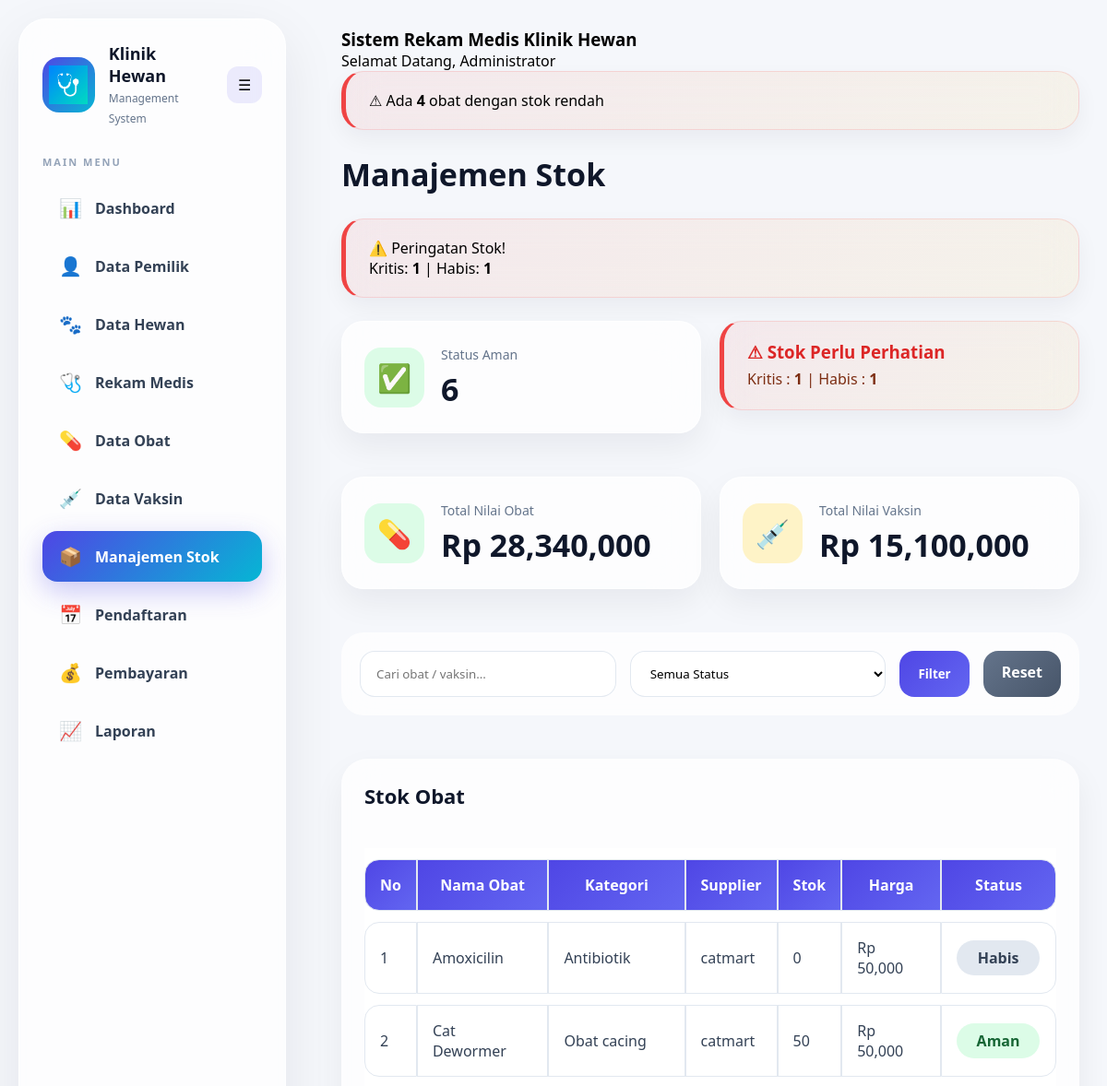
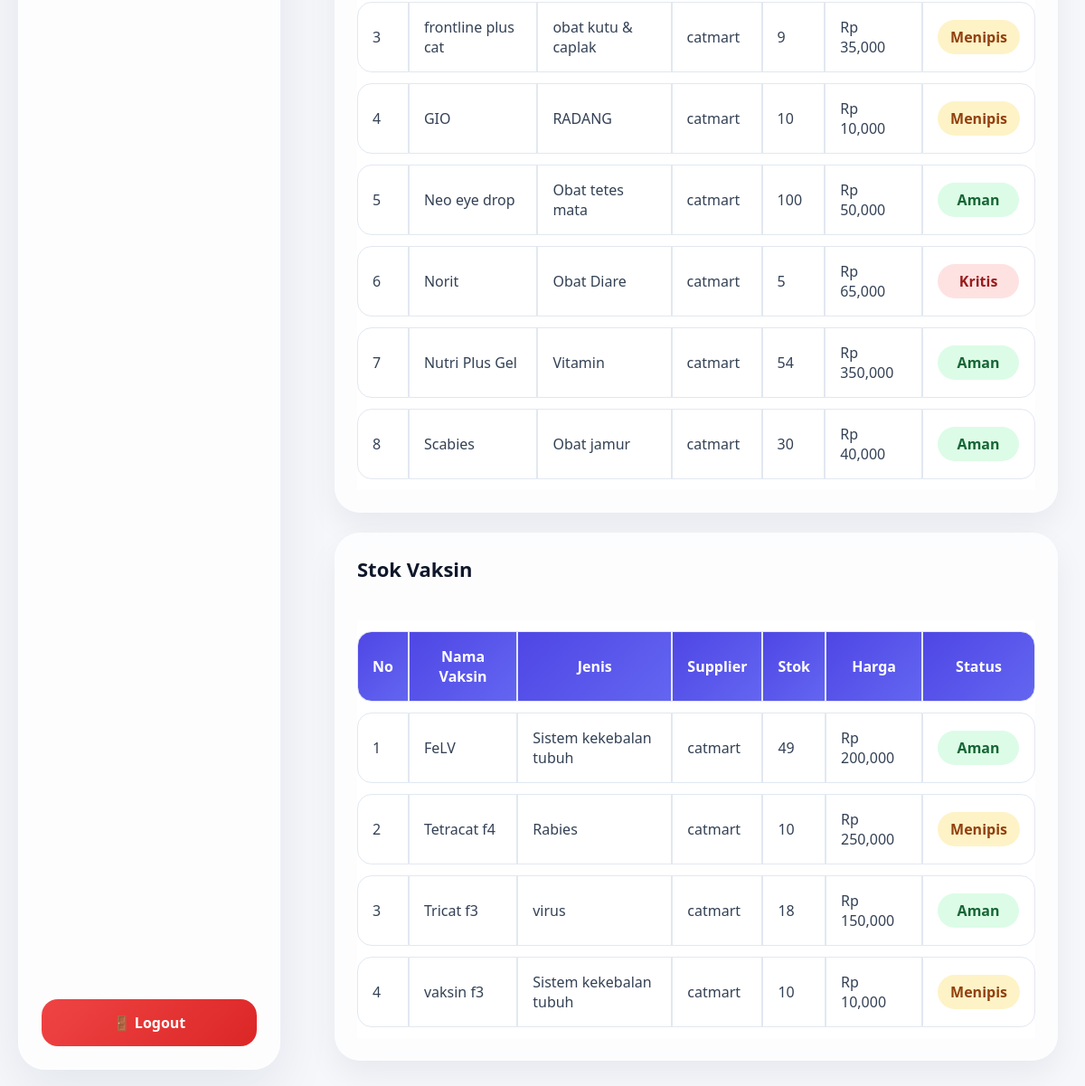
The app's page /stok/stok.php (signed in) with its own data (2 pictures, top to bottom).
### tables this page shows
CREATE TABLE `obat` (
  `id_obat` int NOT NULL,
  `nama_obat` varchar(100) DEFAULT NULL,
  `kategori` varchar(50) DEFAULT NULL,
  `stok` int DEFAULT '0',
  `harga` decimal(12,2) DEFAULT NULL,
  `supplier` varchar(100) DEFAULT NULL,
  `status_stok` enum('Aman','Menipis','Kritis','Habis') DEFAULT 'Aman',
  `created_at` timestamp NULL DEFAULT CURRENT_TIMESTAMP
);

CREATE TABLE `vaksin` (
  `id_vaksin` int NOT NULL,
  `nama_vaksin` varchar(100) DEFAULT NULL,
  `jenis_vaksin` varchar(100) NOT NULL,
  `stok` int DEFAULT '0',
  `harga` decimal(12,2) DEFAULT NULL,
  `supplier` varchar(100) DEFAULT NULL,
  `status_stok` enum('Aman','Menipis','Kritis','Habis') DEFAULT 'Aman',
  `created_at` timestamp NULL DEFAULT CURRENT_TIMESTAMP
);

### stok/stok.php (the view, shortened to what this page needs)
<?php
include "../config/database.php";
$keyword = '';
$amanObat = mysqli_num_rows(
mysqli_query(
$conn,
"SELECT id_obat
FROM obat
WHERE status_stok='Aman'"
));
$kritisObat = mysqli_num_rows(
mysqli_query(
$conn,
"SELECT id_obat
FROM obat
WHERE status_stok='Kritis'"
));
$habisObat = mysqli_num_rows(
mysqli_query(
$conn,
"SELECT id_obat
FROM obat
WHERE status_stok='Habis'"
));
$amanVaksin = mysqli_num_rows(
mysqli_query(
$conn,
"SELECT id_vaksin
FROM vaksin
WHERE status_stok='Aman'"
));
$kritisVaksin = mysqli_num_rows(
mysqli_query(
$conn,
"SELECT id_vaksin
FROM vaksin
WHERE status_stok='Kritis'"
));
$habisVaksin = mysqli_num_rows(
mysqli_query(
$conn,
"SELECT id_vaksin
FROM vaksin
WHERE status_stok='Habis'"
));
$totalAman     = $amanObat + $amanVaksin;
$totalKritis   = $kritisObat + $kritisVaksin;
$totalHabis    = $habisObat + $habisVaksin;
$nilaiObat = mysqli_fetch_assoc(
mysqli_query(
$conn,
"SELECT
SUM(stok * harga) AS total
FROM obat"
));
$nilaiVaksin = mysqli_fetch_assoc(
mysqli_query(
$conn,
"SELECT
SUM(stok * harga) AS total
FROM vaksin"
));
$whereObat = '';
$whereVaksin = '';
$obat = mysqli_query(
$conn,
"SELECT *
FROM obat
$whereObat
ORDER BY nama_obat ASC"
);
$vaksin = mysqli_query(
$conn,
"SELECT *
FROM vaksin
$whereVaksin
ORDER BY nama_vaksin ASC"
);
?>
<!DOCTYPE html>
<html>
<head>
    <link
    rel="stylesheet"
    href="../assets/css/global.css">
    <link
    rel="stylesheet"
    href="../assets/css/sidebar.css">
    <link
    rel="stylesheet"
    href="../assets/css/stock.css">
</head>
<body>
<?php include "../includes/sidebar.php"; ?>
<div class="main-content">
<?php include "../includes/header.php"; ?>
<h2 class="page-title">
    Manajemen Stok
</h2>
<?php if($totalKritis > 0 || $totalHabis > 0){ ?>
<div class="alert-stock">
    ⚠️ Peringatan Stok!
    <br>
    Kritis:
    <b><?= $totalKritis; ?></b>
    |
    Habis:
    <b><?= $totalHabis; ?></b>
</div>
<?php } ?>
<div class="card-container">
        <div class="stock-card safe">
            <div class="stock-icon">
                ✅
            </div>
            <div>
                <span>Status Aman</span>
                <h2><?= $totalAman; ?></h2>
            </div>
        </div>
        <div class="alert-stock critical-alert">
            <div>
                <h3>⚠ Stok Perlu Perhatian</h3>
                <p>
                    Kritis :
                    <b><?= $totalKritis; ?></b>
                    |
                    Habis :
                    <b><?= $totalHabis; ?></b>
                </p>
            </div>
        </div>
</div>
<br>
<div class="card-container">
    <div class="stock-card safe">
        <div class="stock-icon">
            💊
        </div>
        <div>
            <span>Total Nilai Obat</span>
            <h2>
                Rp <?= number_format($nilaiObat['total'] ?? 0); ?>
            </h2>
        </div>
    </div>
    <div class="stock-card warning">
        <div class="stock-icon">
            💉
        </div>
        <div>
            <span>Total Nilai Vaksin</span>
            <h2>
                Rp <?= number_format($nilaiVaksin['total'] ?? 0); ?>
            </h2>
        </div>
    </div>
</div>
<br>
<form method="GET" class="filter-form">
    <input
    type="text"
    name="keyword"
    value="<?= $keyword; ?>"
    placeholder="Cari obat / vaksin..."
    class="form-control">
    <select
    name="status"
    class="form-control">
        <option value="">Semua Status</option>
    </select>
    <button type="submit" class="btn btn-primary">
        Filter
    </button>
    <a href="stok.php" class="btn btn-secondary">
        Reset
    </a>
</form>
<br>
<div class="detail-card">
    <h3>Stok Obat</h3>
    <br>
    <table class="table">
        <tr>
            <th>No</th>
            <th>Nama Obat</th>
            <th>Kategori</th>
            <th>Supplier</th>
            <th>Stok</th>
            <th>Harga</th>
            <th>Status</th>
        </tr>
        <?php if(mysqli_num_rows($obat) > 0){ ?>
        <?php $no = 1; ?>
        <?php while($row = mysqli_fetch_assoc($obat)){ ?>
        <tr>
            <td><?= $no++; ?></td>
            <td><?= htmlspecialchars($row['nama_obat']); ?></td>
            <td><?= htmlspecialchars($row['kategori']); ?></td>
            <td><?= htmlspecialchars($row['supplier']); ?></td>
            <td><?= (int)$row['stok']; ?></td>
            <td>Rp <?= number_format($row['harga']); ?></td>
            <td>
                <?php
                switch($row['status_stok'])
                {
                    case 'Aman':
                        echo '<span class="badge-success">Aman</span>';
                        break;
                    case 'Menipis':
                        echo '<span class="badge-warning">Menipis</span>';
                        break;
                    case 'Kritis':
                        echo '<span class="badge-danger">Kritis</span>';
                        break;
                    case 'Habis':
                        echo '<span class="badge-dark">Habis</span>';
                        break;
                }
                ?>
            </td>
        </tr>
        <?php } ?>
        <?php } ?>
    </table>
</div>
<br>
<div class="detail-card">
    <h3>Stok Vaksin</h3>
    <br>
    <table class="table">
        <tr>
            <th>No</th>
            <th>Nama Vaksin</th>
            <th>Jenis</th>
            <th>Supplier</th>
            <th>Stok</th>
            <th>Harga</th>
            <th>Status</th>
        </tr>
        <?php if(mysqli_num_rows($vaksin) > 0){ ?>
        <?php $no = 1; ?>
        <?php while($row = mysqli_fetch_assoc($vaksin)){ ?>
        <tr>
            <td><?= $no++; ?></td>
            <td>
                <?= htmlspecialchars($row['nama_vaksin']); ?>
            </td>
            <td>
                <?= htmlspecialchars($row['jenis_vaksin']); ?>
            </td>
            <td>
                <?= htmlspecialchars($row['supplier']); ?>
            </td>
            <td>
                <?= $row['stok']; ?>
            </td>
            <td>
                Rp <?= number_format($row['harga']); ?>
            </td>
            <td>
                <?php
                switch($row['status_stok'])
                {
                    case 'Aman':
                        echo '<span class="badge-success">Aman</span>';
                    break;
                    case 'Menipis':
                        echo '<span class="badge-warning">Menipis</span>';
                    break;
                }
                ?>
            </td>
        </tr>
        <?php } ?>
        <?php } ?>
    </table>
</div>
</body>
</html>

### klinik-hewan/includes/header.php
<?php
$id_admin = $_SESSION['admin'];
$queryAdmin = mysqli_query(
    $conn,
    "SELECT *
    FROM admins
    WHERE id_admin='$id_admin'"
);
$admin = mysqli_fetch_assoc($queryAdmin);
$stokMenipis = mysqli_num_rows(
    mysqli_query(
        $conn,
        "SELECT *
        FROM obat
        WHERE status_stok IN
        ('Menipis','Kritis','Habis')"
    )
);
?>
<div class="topbar">
    <h3>
        Sistem Rekam Medis Klinik Hewan
    </h3>
    <div>
        Selamat Datang,
        <?= $admin['nama_admin']; ?>
    </div>
</div>
<?php if($stokMenipis > 0){ ?>
<div class="alert-stock">
⚠ Ada
<b><?= $stokMenipis; ?></b>
obat dengan stok rendah
</div>
<?php } ?>

### klinik-hewan/assets/css/global.css (style rules this page uses)
* { margin:0; padding:0; box-sizing:border-box; font-family:'Segoe UI',sans-serif; }
body { background:#f5f7fb; }
a { text-decoration:none; }
.main-content { margin-left:260px; padding:25px; }
.page-title { margin-bottom:20px; color:#1e293b; }
.btn { padding:10px 16px; border:none; border-radius:8px; cursor:pointer; display:inline-block; }
.btn-primary { background:#2563eb; color:white; }
.form-control { width:100%; padding:10px; border:1px solid #dbeafe; border-radius:8px; }
.table { width:100%; border-collapse:collapse; background:white; }
.table th, .table td { padding:12px; border:1px solid #e2e8f0; }
.table th { background:#eff6ff; }

### klinik-hewan/assets/css/sidebar.css (style rules this page uses)
.main-content { margin-left:340px; padding:30px; }

### klinik-hewan/assets/css/stock.css (style rules this page uses)
.page-title { font-size:34px; font-weight:800; color:#0F172A; margin-bottom:25px; }
.alert-stock { background:linear-gradient( 135deg, rgba(239,68,68,.08), rgba(251,191,36,.08) ); backdrop-filter:blur(20px); border:1px solid rgba(239,68,68,.15); border-left:5px solid #EF4444; border-radius:24px; padding:20px 25px; margin-bottom:25px; box-shadow: 0 10px 25px rgba(15,23,42,.05); }
.alert-stock h3 { color:#DC2626; margin-bottom:6px; }
.alert-stock p { color:#7C2D12; }
.card-container { display:grid; grid-template-columns: repeat(auto-fit,minmax(250px,1fr)); gap:20px; margin-bottom:25px; }
.stock-card { background: rgba(255,255,255,.75); backdrop-filter: blur(25px); border-radius:24px; padding:24px; display:flex; align-items:center; gap:18px; transition:.35s; border: 1px solid rgba(255,255,255,.7); box-shadow: 0 15px 35px rgba(15,23,42,.06); }
.stock-icon { width:65px; height:65px; border-radius:18px; display:flex; align-items:center; justify-content:center; font-size:30px; }
.safe .stock-icon { background:#DCFCE7; }
.warning .stock-icon { background:#FEF3C7; }
.stock-card span { color:#64748B; font-size:14px; }
.stock-card h2 { font-size:34px; margin-top:4px; color:#0F172A; }
.filter-form { display:flex; flex-wrap:wrap; gap:15px; background: rgba(255,255,255,.75); backdrop-filter: blur(20px); border-radius:24px; padding:20px; margin-bottom:25px; }
.form-control { flex:1; min-width:220px; height:50px; border:none; border-radius:16px; padding:0 18px; background:white; box-shadow: inset 0 0 0 1px #E2E8F0; }
.btn { border:none; padding:12px 20px; border-radius:16px; cursor:pointer; font-weight:700; text-decoration:none; transition:.3s; }
.btn-primary { color:white; background: linear-gradient( 135deg, #4F46E5, #6366F1 ); }
.btn-secondary { color:white; background: linear-gradient( 135deg, #64748B, #475569 ); }
.detail-card { background: rgba(255,255,255,.75); backdrop-filter: blur(20px); border-radius:28px; padding:25px; box-shadow: 0 15px 35px rgba(15,23,42,.06); }
.detail-card h3 { font-size:22px; margin-bottom:20px; color:#0F172A; }
.table { width:100%; border-collapse:separate; border-spacing:0 12px; }
.table th { background: linear-gradient( 135deg, #4F46E5, #6366F1 ); color:white; padding:16px; }
.table th:first-child { border-radius:16px 0 0 16px; }
.table th:last-child { border-radius:0 16px 16px 0; }
.table td { background:white; padding:16px; color:#334155; }
.table td:first-child { border-radius:16px 0 0 16px; }
.table td:last-child { border-radius:0 16px 16px 0; }
.table tbody tr { transition:.3s; }
.badge-success, .badge-warning, .badge-danger, .badge-dark { display:inline-flex; align-items:center; justify-content:center; padding:8px 14px; border-radius:999px; font-weight:700; min-width:90px; }
.badge-success { background:#DCFCE7; color:#166534; }
.badge-warning { background:#FEF3C7; color:#92400E; }
.badge-danger { background:#FEE2E2; color:#991B1B; }
.badge-dark { background:#E2E8F0; color:#334155; }

### records on screen
obat: nama_obat "Amoxicilin", kategori "Antibiotik", supplier "catmart", stok "0", harga "50,000", status_stok "Habis"
obat: nama_obat "Cat Dewormer", kategori "Obat cacing", supplier "catmart", stok "50", harga "50,000", status_stok "Aman"
obat: nama_obat "frontline plus cat", kategori "obat kutu & caplak", supplier "catmart", stok "9", harga "35,000", status_stok "Menipis"
obat: nama_obat "GIO", kategori "RADANG", supplier "catmart", stok "10", harga "10,000", status_stok "Menipis"
obat: nama_obat "Neo eye drop", kategori "Obat tetes mata", supplier "catmart", stok "100", harga "50,000", status_stok "Aman"
obat: nama_obat "Norit", kategori "Obat Diare", supplier "catmart", stok "5", harga "65,000", status_stok "Kritis"
obat: nama_obat "Nutri Plus Gel", kategori "Vitamin", supplier "catmart", stok "54", harga "350,000", status_stok "Aman"
obat: nama_obat "Scabies", kategori "Obat jamur", supplier "catmart", stok "30", harga "40,000", status_stok "Aman"
vaksin: nama_vaksin "FeLV", jenis_vaksin "Sistem kekebalan tubuh", supplier "catmart", stok "49", harga "200,000", status_stok "Aman"
vaksin: nama_vaksin "Tetracat f4", jenis_vaksin "Rabies", supplier "catmart", stok "10", harga "250,000", status_stok "Menipis"
vaksin: nama_vaksin "Tricat f3", jenis_vaksin "virus", supplier "catmart", stok "18", harga "150,000", status_stok "Aman"
vaksin: nama_vaksin "vaksin f3", jenis_vaksin "Sistem kekebalan tubuh", supplier "catmart", stok "10", harga "10,000", status_stok "Menipis"

### other values on screen
$admin['nama_admin'] "Administrator"
$stokMenipis "4"
$totalKritis "1"
$totalHabis "1"
$totalAman "6"
$nilaiObat['total'] "28,340,000"
$nilaiVaksin['total'] "15,100,000"
